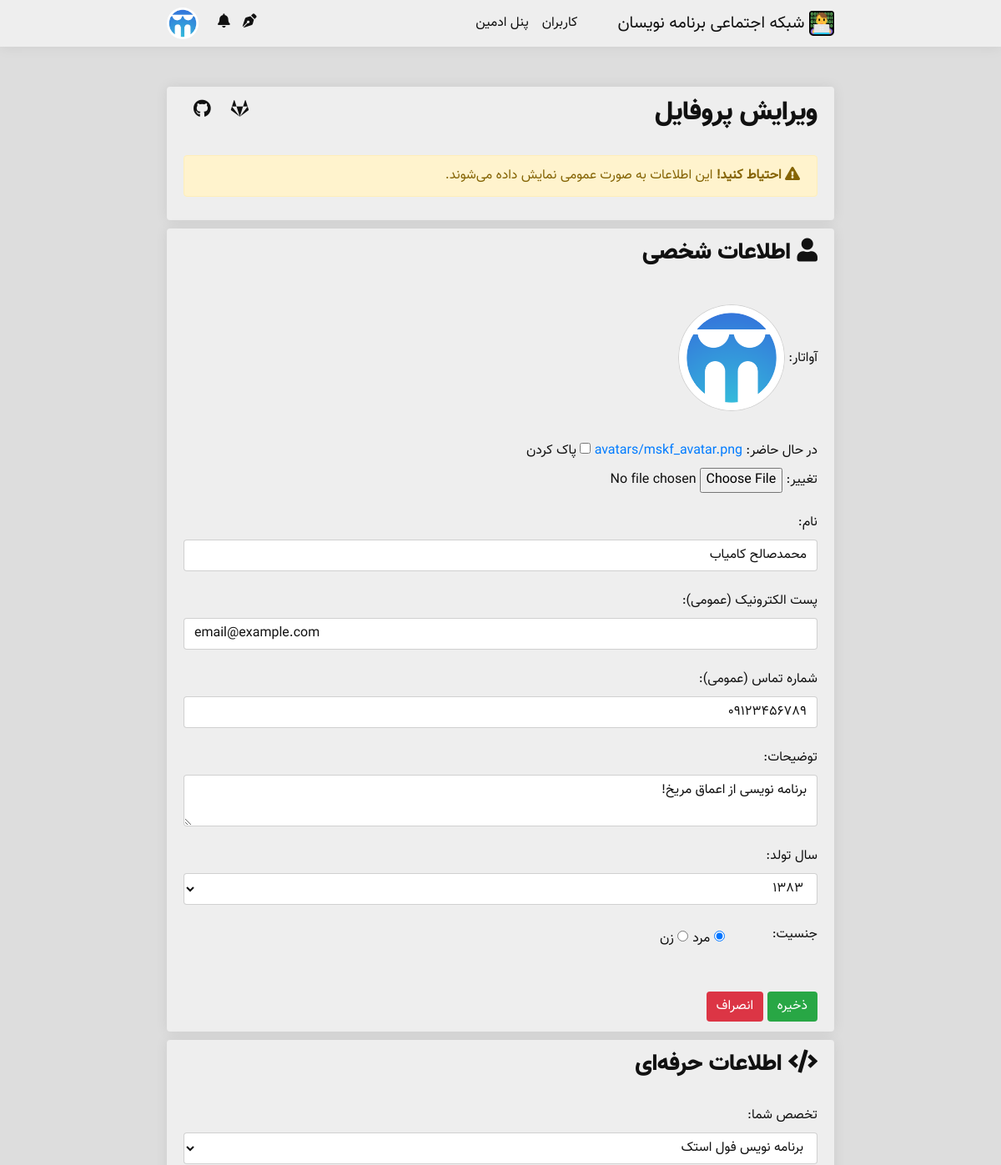
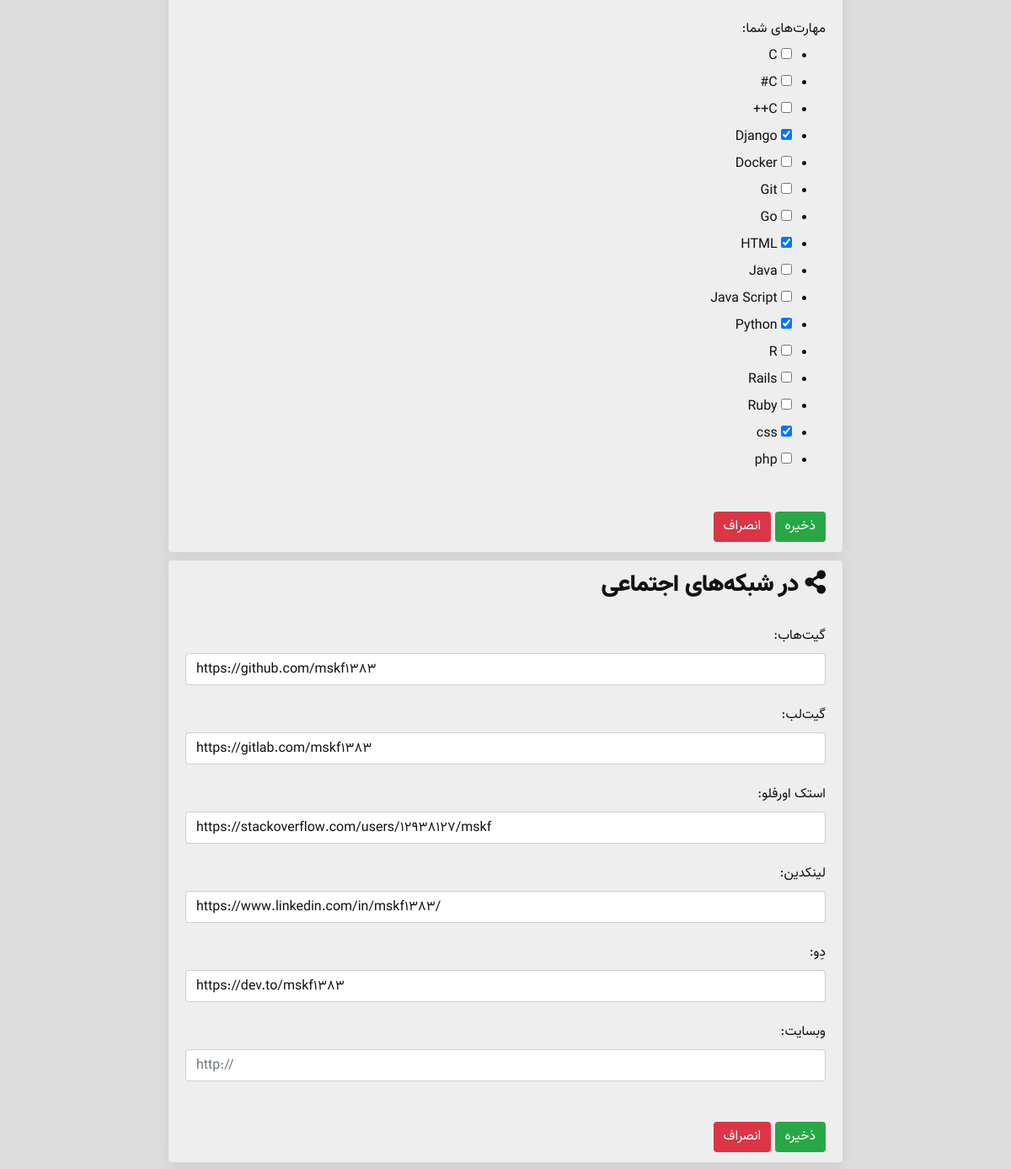
The app's page /user/settings/edit_profile/ (signed in, upper part), older data (2 pictures, top to bottom).
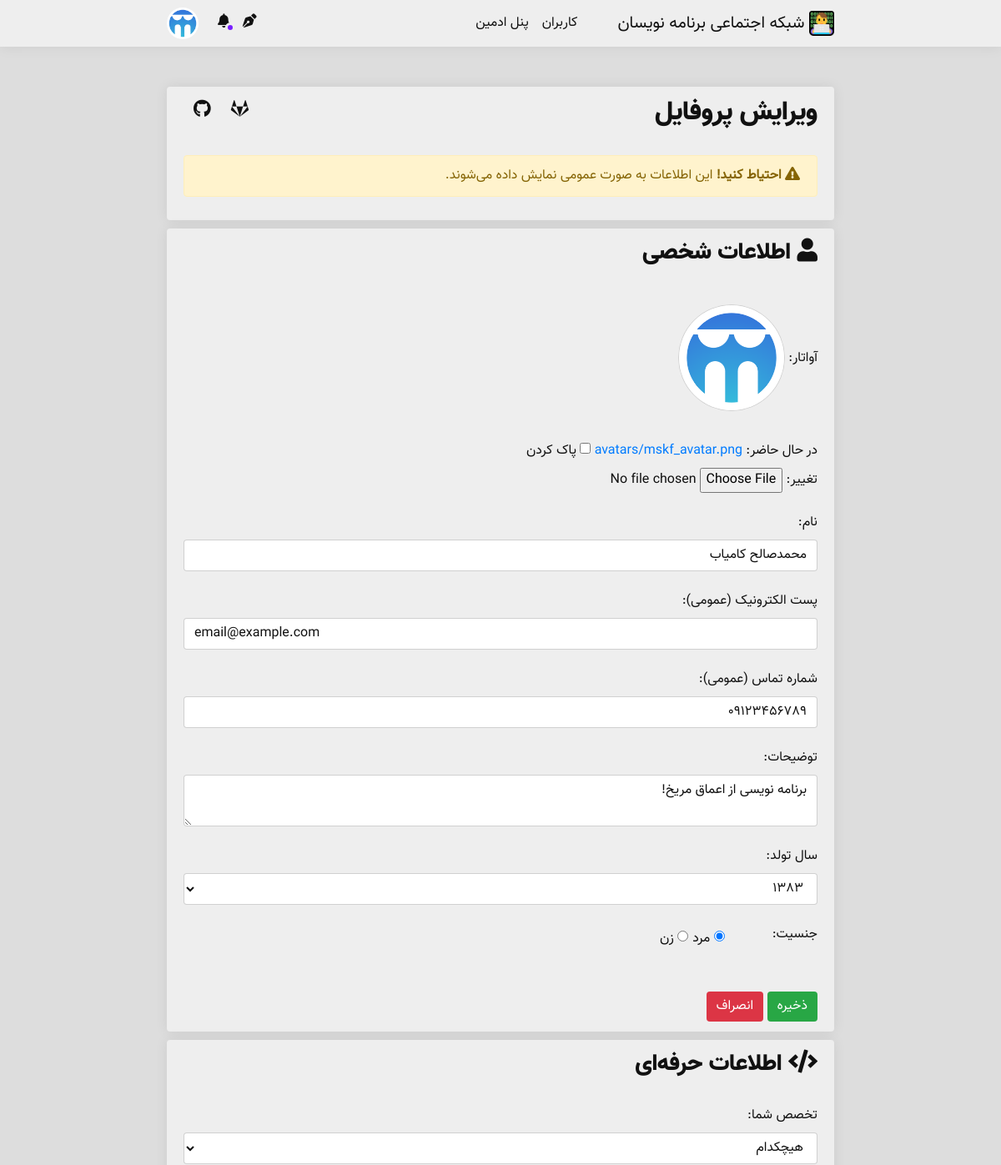
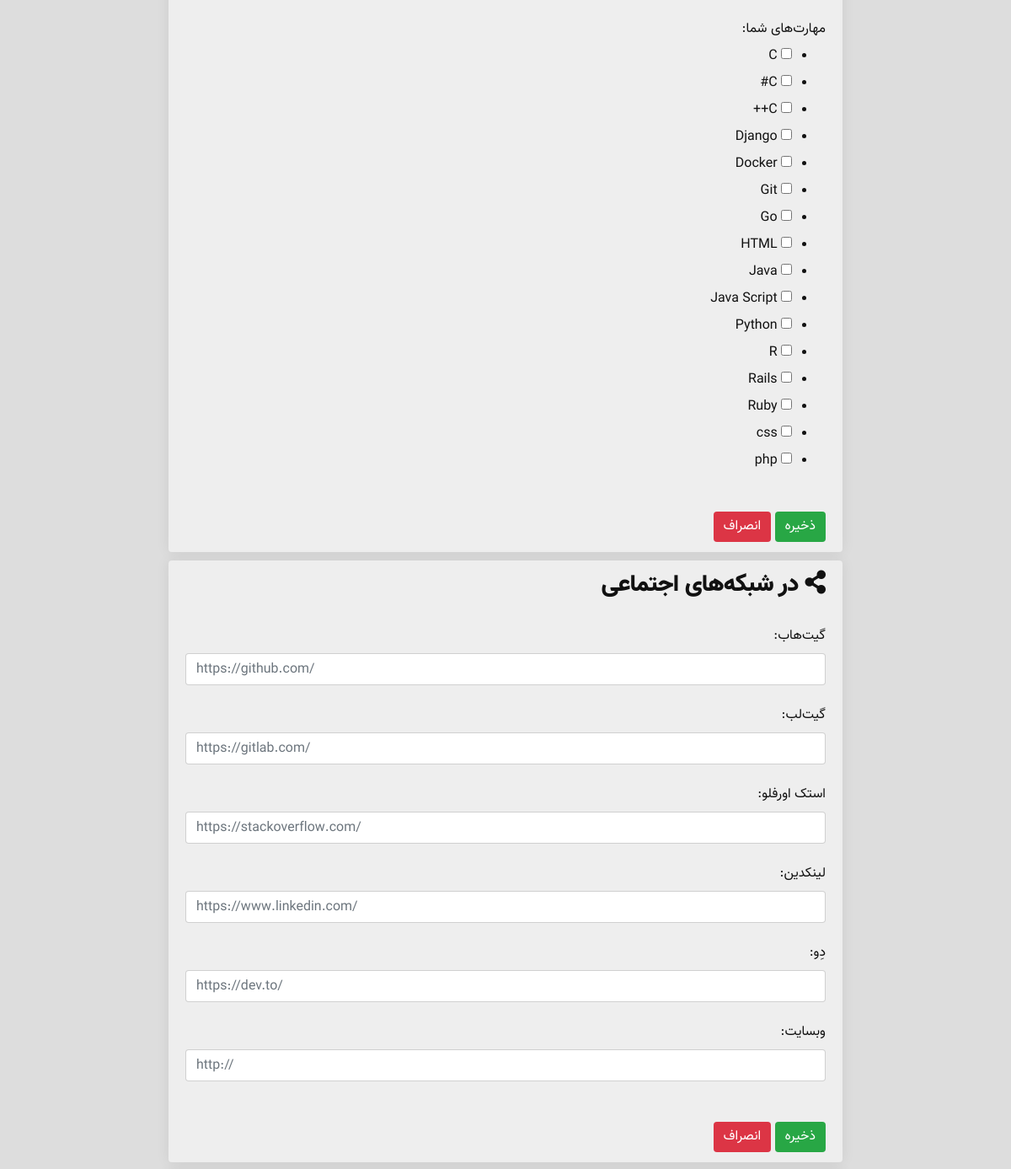
The same page, newer data (2 pictures, top to bottom).
### main/models.py (models this page shows, shortened)
class Person(models.Model):
    YEARS = []
    for year in range(1330, 1395):
        YEARS.append((str(year), str(year)),)
    YEARS = tuple(YEARS)
    user = models.OneToOneField(
        User,
        on_delete=models.CASCADE,
        null=True,
        verbose_name='کاربر'
    )
    username = models.CharField(
        max_length=50,
        verbose_name='نام کاربری'
    )
    avatar = models.ImageField(
        upload_to='avatars/',
        blank=True,
        verbose_name='آواتار'
    )
    name = models.CharField(
        max_length=50,
        verbose_name='نام'
    )
    public_email = models.CharField(
        max_length=100,
        null=True,
        blank=True,
        verbose_name='پست الکترونیک'
    )
    mobile = models.CharField(
        max_length=11,
        null=True,
        blank=True,
        verbose_name='شماره تماس'
    )
    description = models.CharField(
        max_length=200,
        null=True,
        blank=True,
        verbose_name='توضیحات'
    )
    year_of_born = models.CharField(
        max_length=4,
        choices=YEARS,
        null=True,
        blank=True,
        verbose_name='سال تولد'
    )
    gender = models.CharField(
        max_length=10,
        null=True,
        blank=True,
        verbose_name='جنسیت'
    )
    join_time = jmodels.jDateTimeField(
        default=timezone.now,
        verbose_name='زمان عضویت'
    )
    work = models.CharField(
        max_length=50,
        null=True,
        blank=True,
        verbose_name='تخصص'
    )
    skills = models.ManyToManyField(
        'Skill',
        blank=True,
        verbose_name='مهارت‌ها'
    )
    rezome = models.TextField(
        default='',
        null=True,
        blank=True,
        verbose_name='رزومه'
    )
    liked_posts = models.ManyToManyField(
        'Post',
        blank=True,
        verbose_name='لایک‌ها'
    )
    viewed_posts = models.ManyToManyField(
        'Post',
        related_name='views_post',
        blank=True,
        verbose_name='مطالب مشاهده شده'
    )
    following = models.ManyToManyField(
        'Person',
        blank=True,
        verbose_name='دنبال شوندگان'
    )
    len_following = models.CharField(
        max_length=10,
        default=0,
        verbose_name='تعداد دنبال شوندگان'
    )
    followers = models.ManyToManyField(
        'Person',
        related_name='folllowers',
        blank=True,
        verbose_name='دنبال کنندگان'
    )
    len_followers = models.CharField(
        max_length=10,
        default=0,
        verbose_name='تعداد دنبال کنندگان'
    )
    github = models.URLField(
        null=True,
        blank=True,
        verbose_name='گیت هاب'
    )
    gitlab = models.URLField(
        null=True,
        blank=True,
        verbose_name='گیت لب'
    )
    stackowerflow = models.URLField(
        null=True,
        blank=True,
        verbose_name='استک اورفلو'
    )
    linkedin = models.URLField(
        null=True,
        blank=True,
        verbose_name='لینکدین'
    )
    dev = models.URLField(
        null=True,
        blank=True,
        verbose_name='جامعه دِو'
    )
    website = models.URLField(
        null=True,
        blank=True,
        verbose_name='وبسایت'
    )
    class Meta:
        verbose_name = 'فرد'
        verbose_name_plural = 'افراد'

### persons/views.py (the view)
# urls.py: path('settings/edit_profile/', views.edit_profile, name = 'edit_profile'),
@login_required
def edit_profile(request):
    authenticated_user = get_authenticated_user(request)
    try:
        github_login = request.user.social_auth.get(provider='github')
    except UserSocialAuth.DoesNotExist:
        github_login = None
    try:
        gitlab_login = request.user.social_auth.get(provider='gitlab')
    except UserSocialAuth.DoesNotExist:
        gitlab_login = None
    if request.method == 'POST':
        form = ProfileEditForm(request.POST, request.FILES) # Get Form
        if form.is_valid():
            avatar = form.cleaned_data['avatar'] # Read name
            name = form.cleaned_data['name'] # Read name
            public_email = form.cleaned_data['public_email'] # Read public_name
            mobile = form.cleaned_data['mobile'] # Read mobile
            description = form.cleaned_data['description'] # Read description
            year_of_born = form.cleaned_data['year_of_born'] # Read description
            gender = form.cleaned_data['gender'] # Read gender
            work = form.cleaned_data['work']
            skills = form.cleaned_data['skills'] # Read skills
            github = form.cleaned_data['github'] # Read github
            gitlab = form.cleaned_data['gitlab'] # Read gitlab
            stackowerflow = form.cleaned_data['stackowerflow'] # Read stackowerflow
            linkedin = form.cleaned_data['linkedin'] # Read linkedin
            dev = form.cleaned_data['dev'] # Read dev
            website = form.cleaned_data['website'] # Read website
            SKILL_CHOICES = []
            for skill in Skill.objects.all().order_by('name'):
                SKILL_CHOICES.append('_{}_'.format(skill))
            authenticated_user.skills.clear()
            try:
                for skill in SKILL_CHOICES:
                    if skill in skills:
                        authenticated_user.skills.add(Skill.objects.get(name=skill.replace('_', '')))
            except:
                pass
            if avatar is not None:
                if avatar is False:
                    os.remove(authenticated_user.avatar.path)
                    authenticated_user.avatar = None
                else:
                    if authenticated_user.avatar != '':
                        os.remove(authenticated_user.avatar.path)
                    authenticated_user.avatar = avatar
            authenticated_user.name = name
            authenticated_user.public_email = public_email
            authenticated_user.mobile = mobile
            authenticated_user.description = description
            authenticated_user.year_of_born = year_of_born
            authenticated_user.gender = gender
            authenticated_user.work = work
            authenticated_user.github = github
            authenticated_user.gitlab = gitlab
            authenticated_user.stackowerflow = stackowerflow
            authenticated_user.linkedin = linkedin
            authenticated_user.dev = dev
            authenticated_user.website = website
            authenticated_user.save() # Save it
            return HttpResponseRedirect('/user/' + authenticated_user.username)
    else:
        skills = []
        for skill in authenticated_user.skills.all().order_by('name'):
            skills.append('_{}_'.format(skill))
        form = ProfileEditForm(initial = {
            'avatar': authenticated_user.avatar,
            'name': authenticated_user.name,
            'public_email': authenticated_user.public_email,
            'mobile': authenticated_user.mobile,
            'description': authenticated_user.description,
            'year_of_born': authenticated_user.year_of_born,
            'gender': authenticated_user.gender,
            'work': authenticated_user.work,
            'skills': skills,
            'github': authenticated_user.github,
            'gitlab': authenticated_user.gitlab,
            'stackowerflow': authenticated_user.stackowerflow,
            'linkedin': authenticated_user.linkedin,
            'dev': authenticated_user.dev,
            'website': authenticated_user.website,
        })
    context = {
        'authenticated_user': authenticated_user,
        'new_notifications': get_new_notifications(authenticated_user),
        'form': form,
        'github_login': github_login,
        'gitlab_login': gitlab_login,
    }
    return render(request, 'person/profile/edit.html', context)

### main/functions.py (called while the page is built)
def get_authenticated_user(request):
    if request.user.is_authenticated:
        return Person.objects.get(username=request.user.username)
    return None

def get_new_notifications(authenticated_user):
    if authenticated_user is not None:
        return len(
            Notification.objects.filter(
                givver=authenticated_user,
                done=False
            )
        )
    return 0

### main/models.py (called while the page is built)
    def __str__(self):
        return self.name

### media/template/person/profile/edit.html (shortened to what this page needs)
{% extends 'main.html' %}
{% load static %}
{% block body %}
<div class="body">
    <div class="btn-group" role="group" aria-label="Basic example" style="float: left" dir="ltr">
        {% if github_login %}
        <div class="tooltip" style="float: left">
            <button type="button" class="btn btn-github border-gray"><i class="fab fa-github fa-lg"></i></button>
            <span class="tooltiptext">متصل به گیت‌هاب</span>
        </div>
        {% else %}
        <div class="tooltip" style="float: left">
            <a class="btn-group" role="group" href="{% url 'social:begin' 'github' %}"><button type="button"
                    class="btn btn-light  border-gray"><i class="fab fa-github fa-lg"></i></button></a>
        </div>
        {% endif %}
        {% if gitlab_login %}
        <div class="tooltip" style="float: left">
            <button type="button" class="btn btn-gitlab  border-gray"><i class="fab fa-gitlab fa-lg"></i></button>
            <span class="tooltiptext">متصل به گیت‌لب</span>
        </div>
        {% else %}
        <div class="tooltip" style="float: left">
            <a class="btn-group" role="group" href="{% url 'social:begin' 'gitlab' %}"><button type="button"
                    class="btn btn-light  border-gray"><i class="fab fa-gitlab fa-lg"></i></button></a>
        </div>
        {% endif %}
    </div>
    <h2>ویرایش پروفایل</h2><br />
    <div class="alert alert-warning" role="alert">
        <i class="fas fa-exclamation-triangle"></i> <strong>احتیاط کنید!</strong> این اطلاعات به صورت عمومی نمایش داده می‌شوند.
    </div>
</div>
<div class="body">
    <h3><i class="fas fa-user"></i> اطلاعات شخصی</h3><br />
    <label>آواتار:</label>
    {% if authenticated_user.avatar.url != None %}
    <img src="{{ authenticated_user.avatar.url }}" width="128px" height="128px" class=" border-gray"
        style="border-radius: 100%; border-style: solid; border-width: 1px;">
    {% else %}
    <img class="avatar  border-gray" type="button" src="/cloud/avatars/default_avatar.png/" width="128px" height="128px"
        style="border-style: solid; border-width: 1px;">
    {% endif %}
    <br /><br />
    {{ form.avatar }}
    <br /><br />
    <label>نام:</label>
    {{ form.name }}
    <br />
    <label>پست الکترونیک (عمومی):</label>
    {{ form.public_email }}
    <br />
    <label>شماره تماس (عمومی):</label>
    {{ form.mobile }}
    <br />
    <label>توضیحات:</label>
    {{ form.description }}
    <br />
    <label>سال تولد:</label>
    {{ form.year_of_born }}
    <br />
    <label>جنسیت:</label>
    {{ form.gender }}
    <br /><br /><br />
    <button type="submit" class="btn btn-success  border-gray">ذخیره</button>
    <a href="{% url 'person:profile_detail' user.username %}"><button type="button"
            class="btn btn-danger  border-gray">انصراف</button></a>
</div>
<div class="body">
    <h3><i class="fas fa-code"></i> اطلاعات حرفه‌ای</h3><br />
    <label>تخصص شما:</label>
    {{ form.work }}
    <br />
    <label>مهارت‌های شما:</label>
    {{ form.skills }}
    <br />
    <button type="submit" class="btn btn-success  border-gray">ذخیره</button>
    <a href="{% url 'person:profile_detail' user.username %}"><button type="button"
            class="btn btn-danger  border-gray">انصراف</button></a>
</div>
<div class="body">
    <h3><i class="fas fa-share-alt"></i> در شبکه‌های اجتماعی</h3><br />
    <label>گیت‌هاب:</label>
    {{ form.github }}
    <br />
    <label>گیت‌لب:</label>
    {{ form.gitlab }}
    <br />
    <label>استک اورفلو:</label>
    {{ form.stackowerflow }}
    <br />
    <label>لینکدین:</label>
    {{ form.linkedin }}
    <br />
    <label>دِو:</label>
    {{ form.dev }}
    <br />
    <label>وبسایت:</label>
    {{ form.website }}
    <br /><br />
    <button type="submit" class="btn btn-success  border-gray">ذخیره</button>
    <a href="{% url 'person:profile_detail' user.username %}"><button type="button"
            class="btn btn-danger  border-gray">انصراف</button></a>
</div>
{% endblock %}

### media/template/partials/navigation.html (shortened to what this page needs)
{% load static %}
<nav class="navbar navbar-expand-lg navbar-light  border-gray">
    <div class="wrp">
    <a class="navbar-brand" href="{% url 'index' %}">
        <img src="{% static 'img/programmers-social_logo.svg' %}" width="30" height="30" class="programmers-social_logo d-inline-block align-top" alt="شبکه اجتماعی برنامه نویسان" loading="lazy">
        شبکه اجتماعی برنامه نویسان
    </a>
    <div class="collapse navbar-collapse" id="navbarText">
        <ul class="navbar-nav mr-auto">
            <li class="nav-item">
                <a class="nav-link" href="{% url 'person:all_persons' 1 %}">کاربران</a>
            </li>
            {% if perms.admin %}
                <li class="nav-item">
                    <a class="nav-link" href="/admin/">پنل ادمین</a>
                </li>
            {% endif %}
        </ul>
    </div>
    <form class="form-inline">
        {% if user.is_authenticated %}
        <div class="tooltip" style="margin-left: 15px;">
            <a class="notification my-2" href="{% url 'person:post:new_post' %}"><i class="fas fa-pen-nib"></i></a>
        </div>
            <a href="{% url 'person:profile_detail' user.username %}">
                {% if new_notifications != 0 %}
                    <div class="tooltip" style="margin-left: 15px;">
                        <a class="notification" href="{% url 'person:new_notifications' %}">
                            <span><i class="fas fa-bell"></i>
                            <span class="badge badge-light badge-notif animated infinite flash" id="hover-category"> </span>
                        </a>
                    </div>
                {% else %}
                    <div class="tooltip" style="margin-left: 15px;">
                        <a class="notification" href="{% url 'person:all_notifications' 1 %}"><i class="fas fa-bell"></i></a>
                    </div>
                {% endif %}
            </a>
            <div class="dropdown">
                <a>
                    {% if authenticated_user.avatar.url != None %}
                        <img class="avatar mr-sm-2" type="button" src="{{ authenticated_user.avatar.url }}" width="38px" height="38px">
                    {% else %}
                        <img class="avatar mr-sm-2" type="button" src="/cloud/avatars/default_avatar.png/" width="38px" height="38px">
                    {% endif %}
                </a>
            </div>
        {% endif %}
    </form></div>
</nav>

Row changes from the older to the newer data that the page shows:
changed Person "محمدصالح کامیاب": work "برنامه نویس فول استک" → "هیچکدام"; github "https://github.com/mskf1383" → (not shown); gitlab "https://gitlab.com/mskf1383" → (not shown); stackowerflow "https://stackoverflow.com/users/12938127/mskf" → (not shown); linkedin "https://www.linkedin.com/in/mskf1383/" → (not shown); dev "https://dev.to/mskf1383" → (not shown)
Text that changed along with them:
form field skills: "☐ ☐ ☐ ☑ ☐ ☐ ☐ ☑ ☐ ☐ ☑ ☐ ☐ ☐ ☑ ☐" → "☐ ☐ ☐ ☐ ☐ ☐ ☐ ☐ ☐ ☐ ☐ ☐ ☐ ☐ ☐ ☐"
